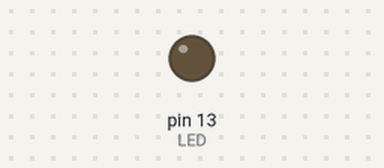
Simulated run of this sketch. Board: Arduino Uno, built with avr-gcc and run on an emulated ATmega328P. Parts: output pins drawn as LEDs (lit = HIGH).

Above: at 2.0 s.
At 6.2 s:
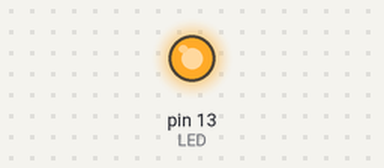
Timing chart, 0 to 10.9 s (numbered marks = the images above):
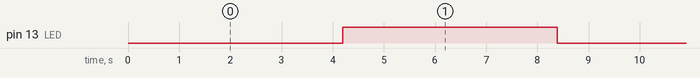

The sketch:

cushion_using_timer_interrupts.ino
```cpp
#include <events.h>
#include "bsp.h"


BSP bsp;
EventBuffer eb = EventBuffer(4);
ISR(TIMER1_OVF_vect)        // interrupt service routine
{
  TCNT1 = bsp.timer();   // preload timer
  eb.post(TICK);
}
class State;

class Cushion {
  private:
    State *waiting;
    State *sitting;
    State *current;
  public:
    Cushion();
    void handleEvent(Event event);
    void standUp();
    void sitDown();
};

// define State class

class State {
  public:
    virtual void handleEvent(Event event, Cushion* cushion) {}
    virtual void enter() {}
};

// define Substates


class Waiting: public State {
  void handleEvent(Event event, Cushion* cushion) {
    switch (event) {
      case SIT_DOWN:
        cushion->sitDown();
        break;
      case TICK:
        bsp.toggleLed();
        break;
      case NON_EVENT:
        break;
      default:
        break;
    }
  }

};

class Sitting: public State {
  void handleEvent(Event event, Cushion* cusion) {
  }
};

Cushion::Cushion() {
  waiting = new Waiting;
  sitting = new Sitting;
  current = waiting;
}

void Cushion::handleEvent(Event event) {
  current->handleEvent(event, this);
}

void Cushion::sitDown() {
  current = sitting;
}


Cushion* cushion = new Cushion;


void setup() {
  bsp.setTimer(0);
}

void loop() {
  Event next;
  while(next = eb.next()) {
    cushion->handleEvent(next);
  }
}
```

bsp.cpp
```cpp
#include "bsp.h"
#include "Arduino.h"


BSP::BSP() {
    pinMode(LED, OUTPUT);
    digitalWrite(LED, LOW);
}

void BSP::setTimer(int count) {
  noInterrupts();           // disable all interrupts
  TCCR1A = 0;
  TCCR1B = 0;

  // Set timer1_counter to the correct value for our interrupt interval
  //timer1_counter = 64911;   // preload timer 65536-16MHz/256/100Hz
  //timer1_counter = 64286;   // preload timer 65536-16MHz/256/50Hz
  //timer1_counter = 34286;   // preload timer 65536-16MHz/256/2Hz
  timerCounter = count;
  TCNT1 = timerCounter;   // preload timer
 // TCCR1B |= (1 << CS12);    // 256 prescaler
  TCCR1B |= (5 << CS10);     // 1024 prescaler
  TIMSK1 |= (1 << TOIE1);   // enable timer overflow interrupt
  interrupts();
}

int BSP::timer() {
  return timerCounter;
}

void BSP::toggleLed() {
  if (ledState == LOW) {
    ledState = HIGH;
  }
  else {
    ledState = LOW;
  }
  digitalWrite(LED, ledState);
}
```

bsp.h
```cpp
// define BSP class
class BSP {
  public:
    BSP();
    void toggleLed();
    void setTimer(int count);
    int timer();
  private:
    const int LED = 13;
    int ledState = 0;
    int timerCounter;
};
```

Measured:
- by itself, pin 13 (LED): alternates HIGH for 4.2 s and LOW for 4.2 s
